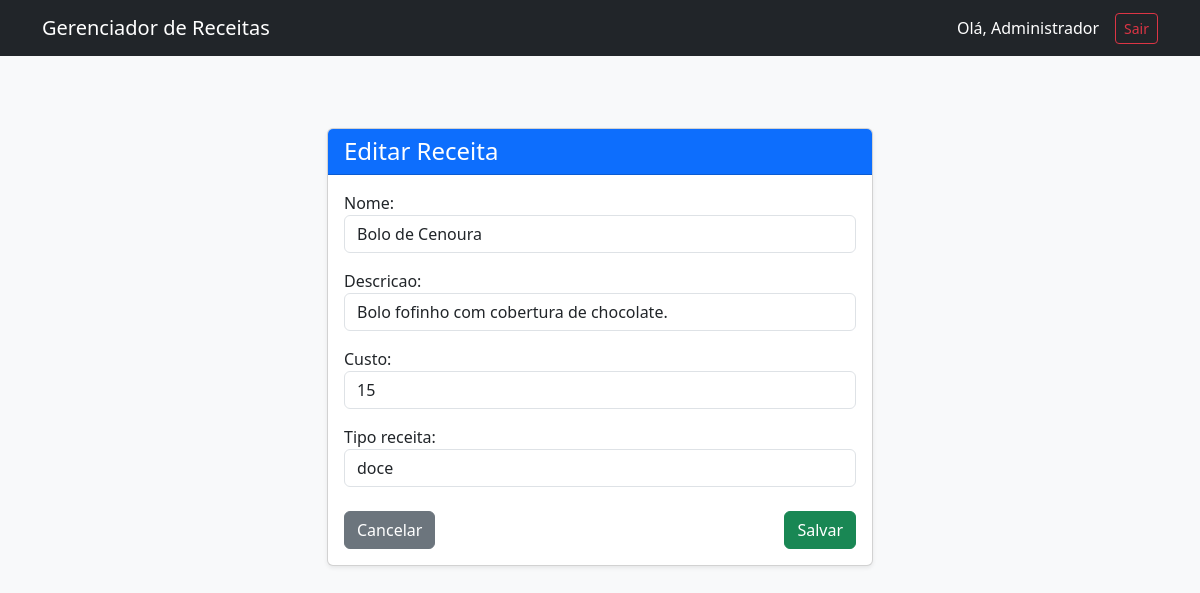
Before: /receitas/editar/1/ (signed in) with the older database file.
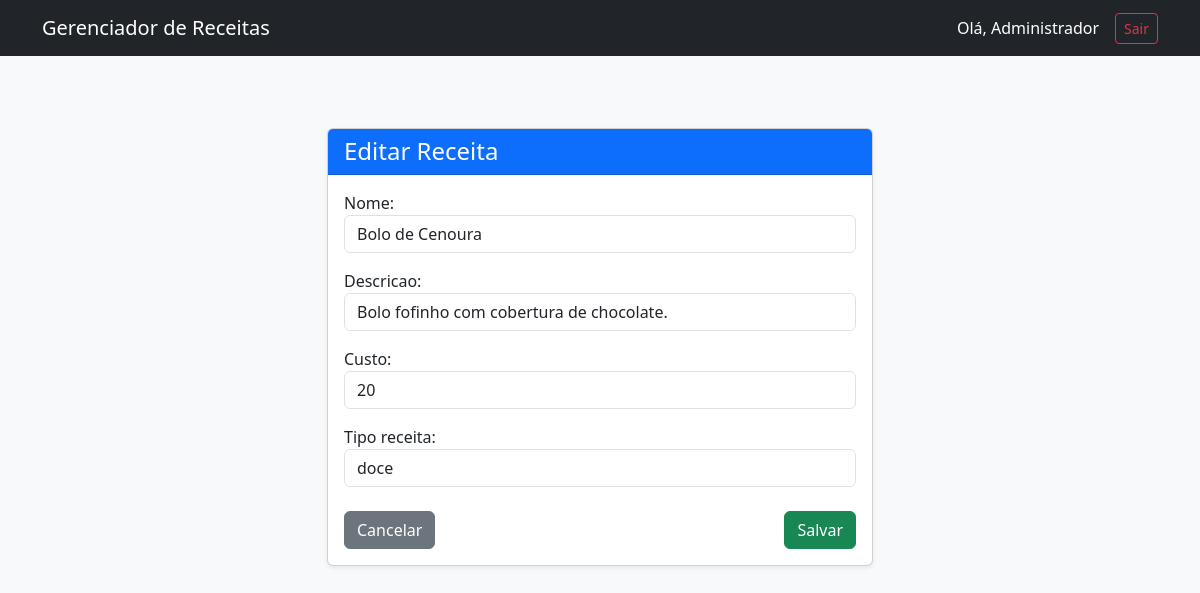
After: the same page with the newer database file.
### receitas/models/receita.py (models this page shows, shortened)
class Receita(models.Model):
    nome = models.CharField(max_length=100)
    descricao = models.CharField(max_length=150)
    data_registro = models.DateField(auto_now_add=True)
    custo = models.IntegerField()
    tipo_receita = models.CharField(max_length=45)
    class Meta:
        db_table = 'receita'
        app_label = 'receitas' # Ajuda o Django a mapear o model

### receitas/views/receita_views.py (the view)
# urls.py: path('receitas/editar/<int:id>/', receita_views.receita_update, name='receita_update'),
def receita_update(request, id):
    if not request.session.get('usuario_id'): return redirect('login')
    receita = get_object_or_404(Receita, id=id)
    if request.method == 'POST':
        form = ReceitaForm(request.POST, instance=receita)
        if form.is_valid():
            receita_atualizada = form.save()
            usuario = Usuario.objects.get(id=request.session.get('usuario_id'))
            enviar_email_notificacao_receita(receita_atualizada, 'ATUALIZADA', usuario.email)
            return redirect('lista_receitas')
    else:
        form = ReceitaForm(instance=receita)
    return render(request, 'receita_form.html', {'form': form, 'acao': 'Editar'})

### receitas/forms/receita_form.py
class ReceitaForm(forms.ModelForm):
    class Meta:
        model = Receita
        fields = ['nome', 'descricao', 'custo', 'tipo_receita']
        widgets = {
            'nome': forms.TextInput(attrs={'class': 'form-control'}),
            'descricao': forms.TextInput(attrs={'class': 'form-control'}),
            'custo': forms.NumberInput(attrs={'class': 'form-control'}),
            'tipo_receita': forms.TextInput(attrs={'class': 'form-control'}),
        }

### receitas/templates/receita_form.html (shortened to what this page needs)
{% extends 'base.html' %}
{% block content %}
<div class="row justify-content-center">
    <div class="col-md-6">
        <div class="card shadow-sm mt-5">
            <div class="card-header bg-primary text-white">
                <h4 class="mb-0">{{ acao }} Receita</h4>
            </div>
            <div class="card-body">
                <form method="POST">
                    {{ form.as_p }}
                    <div class="d-flex justify-content-between mt-4">
                        <a href="{% url 'lista_receitas' %}" class="btn btn-secondary">Cancelar</a>
                        <button type="submit" class="btn btn-success">Salvar</button>
                    </div>
                </form>
            </div>
        </div>
    </div>
</div>
{% endblock %}

Changed rows visible on the page:
changed Receita "Bolo de Cenoura": custo "15" → "20"
